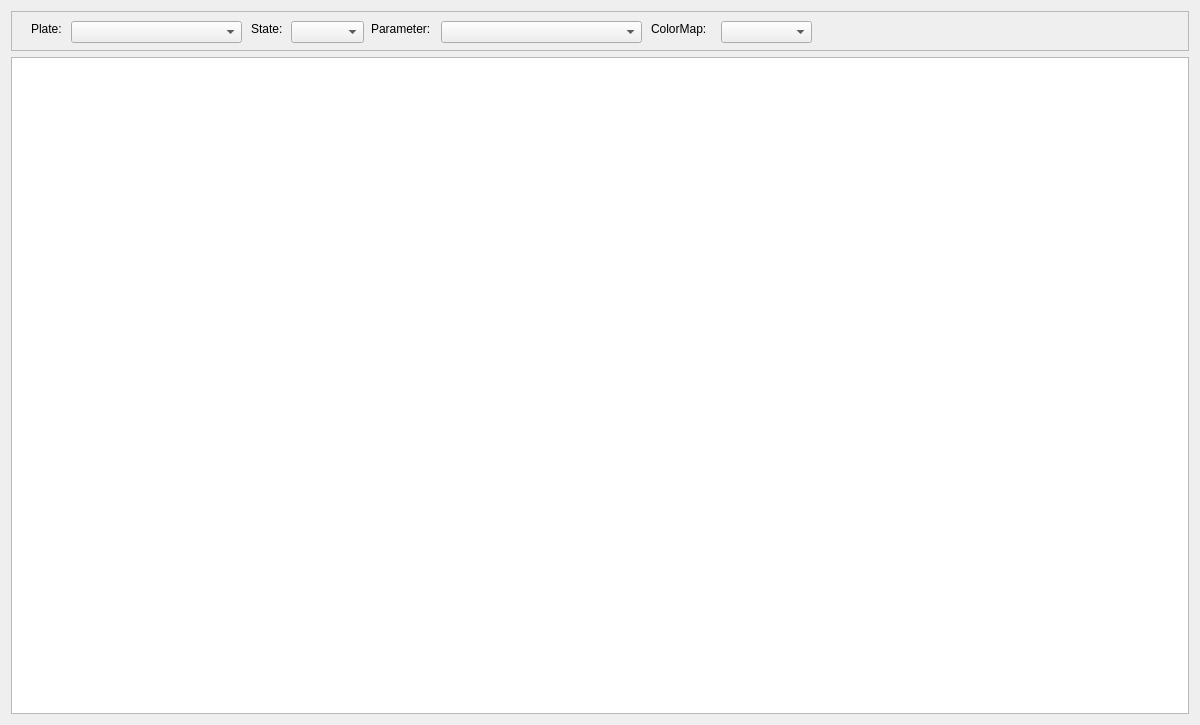
<?xml version="1.0" encoding="UTF-8"?>
<ui version="4.0">
 <class>Dialog</class>
 <widget class="QDialog" name="Dialog">
  <property name="geometry">
   <rect>
    <x>0</x>
    <y>0</y>
    <width>1200</width>
    <height>725</height>
   </rect>
  </property>
  <property name="windowTitle">
   <string>CardioWave - plate view</string>
  </property>
  <layout class="QVBoxLayout" name="verticalLayout">
   <item>
    <widget class="QFrame" name="frame">
     <property name="minimumSize">
      <size>
       <width>0</width>
       <height>40</height>
      </size>
     </property>
     <property name="frameShape">
      <enum>QFrame::StyledPanel</enum>
     </property>
     <property name="frameShadow">
      <enum>QFrame::Raised</enum>
     </property>
     <widget class="QLabel" name="label">
      <property name="geometry">
       <rect>
        <x>20</x>
        <y>10</y>
        <width>51</width>
        <height>16</height>
       </rect>
      </property>
      <property name="text">
       <string>Plate:</string>
      </property>
     </widget>
     <widget class="QComboBox" name="plateCombo">
      <property name="geometry">
       <rect>
        <x>60</x>
        <y>10</y>
        <width>171</width>
        <height>22</height>
       </rect>
      </property>
     </widget>
     <widget class="QLabel" name="label_2">
      <property name="geometry">
       <rect>
        <x>240</x>
        <y>10</y>
        <width>41</width>
        <height>16</height>
       </rect>
      </property>
      <property name="text">
       <string>State:</string>
      </property>
     </widget>
     <widget class="QComboBox" name="stateCombo">
      <property name="geometry">
       <rect>
        <x>280</x>
        <y>10</y>
        <width>73</width>
        <height>22</height>
       </rect>
      </property>
     </widget>
     <widget class="QLabel" name="label_3">
      <property name="geometry">
       <rect>
        <x>360</x>
        <y>10</y>
        <width>71</width>
        <height>16</height>
       </rect>
      </property>
      <property name="text">
       <string>Parameter:</string>
      </property>
     </widget>
     <widget class="QComboBox" name="parameterCombo">
      <property name="geometry">
       <rect>
        <x>430</x>
        <y>10</y>
        <width>201</width>
        <height>22</height>
       </rect>
      </property>
     </widget>
     <widget class="QLabel" name="label_4">
      <property name="geometry">
       <rect>
        <x>640</x>
        <y>10</y>
        <width>71</width>
        <height>16</height>
       </rect>
      </property>
      <property name="text">
       <string>ColorMap:</string>
      </property>
     </widget>
     <widget class="QComboBox" name="colorCombo">
      <property name="geometry">
       <rect>
        <x>710</x>
        <y>10</y>
        <width>91</width>
        <height>22</height>
       </rect>
      </property>
     </widget>
    </widget>
   </item>
   <item>
    <widget class="QTableView" name="tableView">
     <attribute name="horizontalHeaderDefaultSectionSize">
      <number>50</number>
     </attribute>
     <attribute name="horizontalHeaderMinimumSectionSize">
      <number>50</number>
     </attribute>
    </widget>
   </item>
  </layout>
 </widget>
 <resources/>
 <connections/>
</ui>
